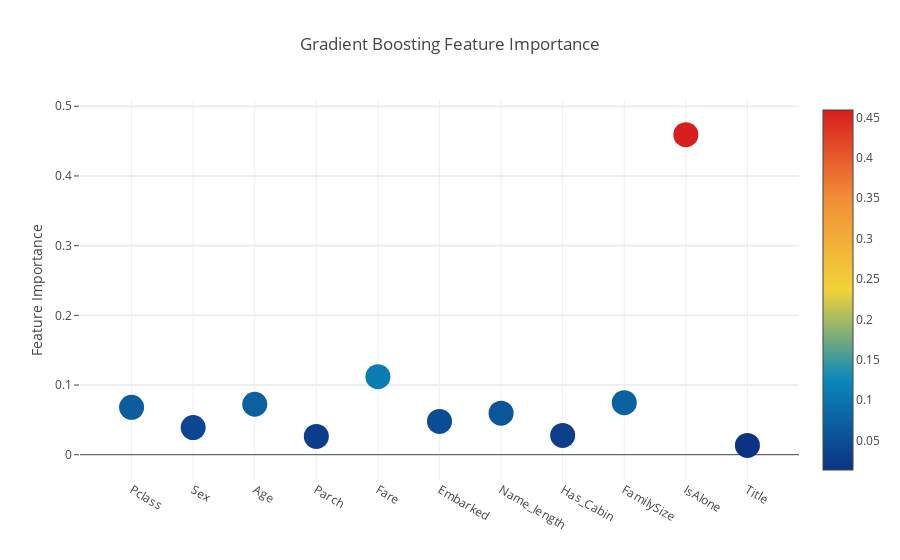

Notebook cell for this chart:
### Code cell
# Scatter plot
trace = go.Scatter(
    y = feature_dataframe['Gradient Boost feature importances'].values,
    x = feature_dataframe['features'].values,
    mode='markers',
    marker=dict(
        sizemode='diameter',
        sizeref=1,
        size=25,
        color=feature_dataframe['Gradient Boost feature importances'].values,
        colorscale='Portland',
        showscale=True
    ),
    text=feature_dataframe['features'].values
)

data = [trace]

layout = go.Layout(
    autosize=True,
    title='Gradient Boosting Feature Importance',
    hovermode='closest',
    yaxis=dict(
        title='Feature Importance',
        ticklen=5,
        gridwidth=2
    ),
    showlegend=False
)

fig = go.Figure(data=data, layout=layout)
py.iplot(fig, filename='scatter2010')

### Figure 1 — Plotly figure (JSON) as saved in the notebook; plotly's stock layout.template omitted (floating-point values rounded to 4 significant figures)
{"data": [{"marker": {"color": [0.06796, 0.03889, 0.07238, 0.02629, 0.1119, 0.04779, 0.05966, 0.02775, 0.07463, 0.4593, 0.0134], "colorscale": "Portland", "showscale": true, "size": 25, "sizemode": "diameter", "sizeref": 1}, "mode": "markers", "text": ["Pclass", "Sex", "Age", "Parch", "Fare", "Embarked", "Name_length", "Has_Cabin", "FamilySize", "IsAlone", "Title"], "type": "scatter", "uid": "4071f87c-a9a8-459a-b078-87921458dcb8", "x": ["Pclass", "Sex", "Age", "Parch", "Fare", "Embarked", "Name_length", "Has_Cabin", "FamilySize", "IsAlone", "Title"], "y": [0.06796, 0.03889, 0.07238, 0.02629, 0.1119, 0.04779, 0.05966, 0.02775, 0.07463, 0.4593, 0.0134]}], "layout": {"autosize": true, "hovermode": "closest", "showlegend": false, "title": {"text": "Gradient Boosting Feature Importance"}, "xaxis": {"autorange": true, "range": [-0.7583, 10.76], "type": "category"}, "yaxis": {"autorange": true, "gridwidth": 2, "range": [-0.0452, 0.5179], "ticklen": 5, "title": {"text": "Feature Importance"}, "type": "linear"}}}
